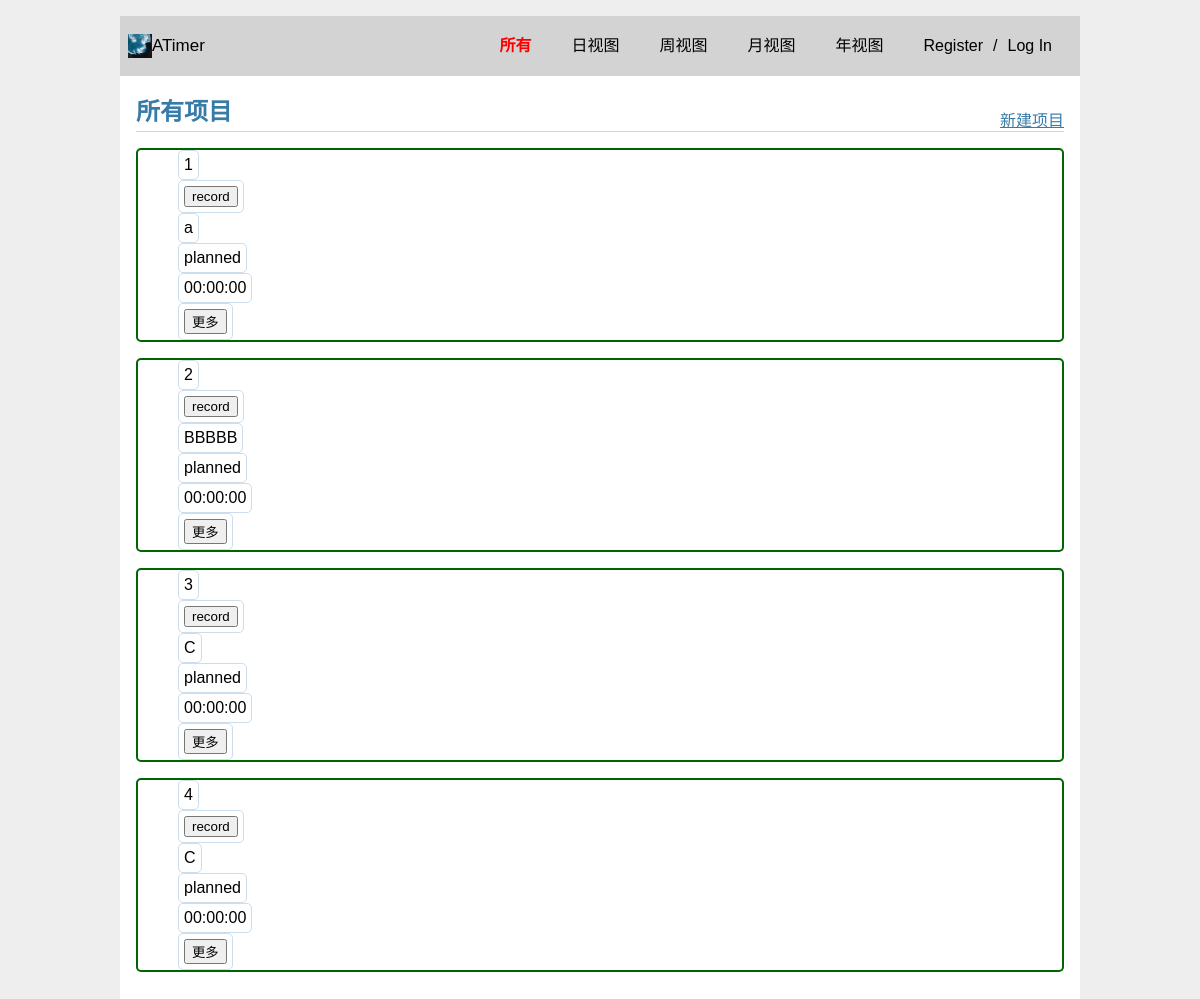
/all, run on an earlier commit of the app's database.
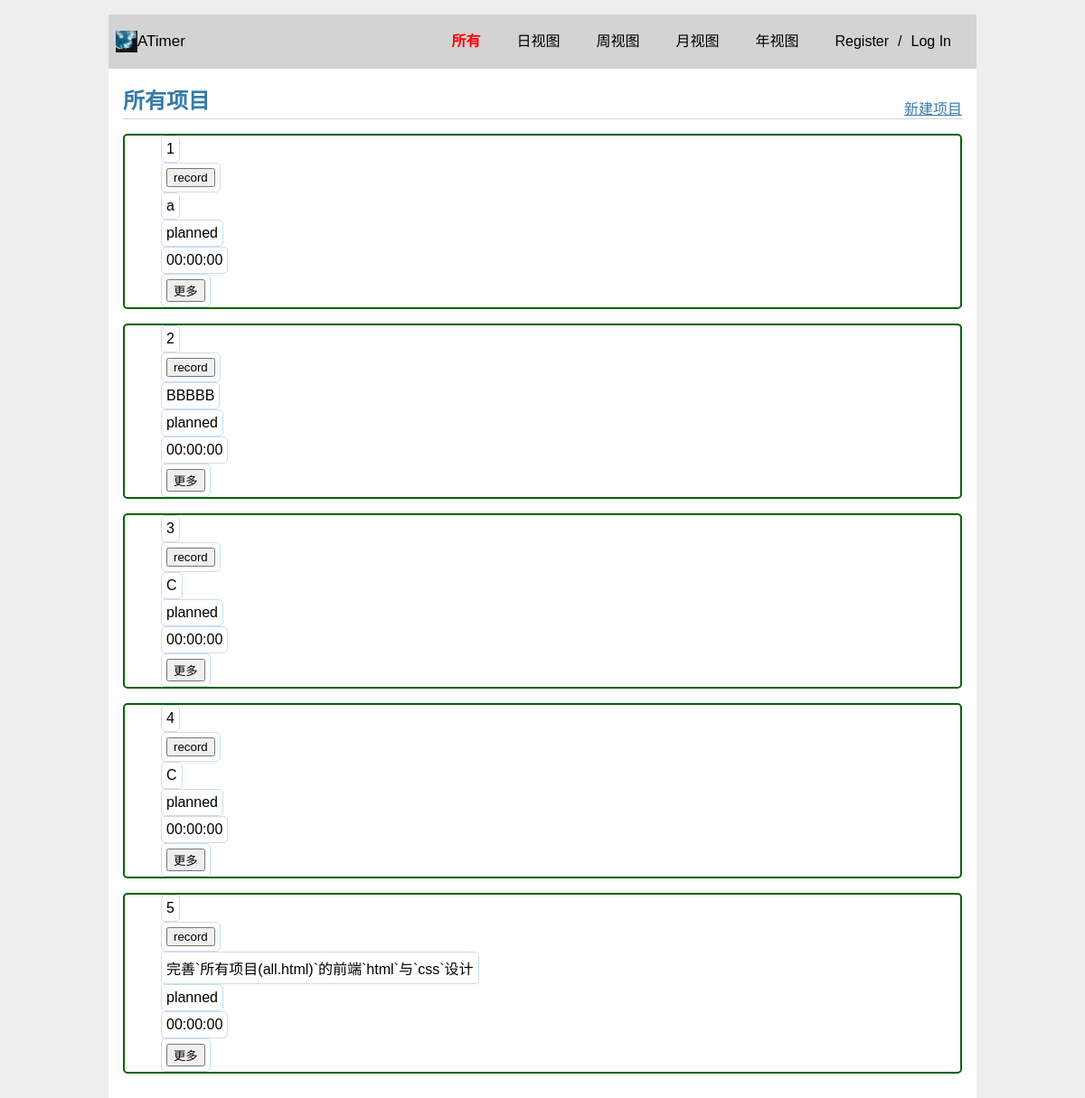
And on a later commit of the database.
### models.py (models this page shows, shortened)
class Project(db.Model):
  __tablename__ = 'projects'  # 数据库表名
  id = db.Column(db.Integer, primary_key=True,autoincrement=True)  # 项目ID，整数类型，主键
  name = db.Column(db.String(64), nullable=False)  # 项目名称，字符串类型，不能为空
  status = db.Column(db.String(64), default="Pause",nullable=False)  # 项目状态，字符串类型，不能为空
  user_id = db.Column(db.Integer, db.ForeignKey('users.id'), nullable=False)  # 项目所属用户ID，整数类型，外键，不能为空
  all_time = db.Column(db.String)
  daily_time = db.Column(JSONEncodedDict, default={})
  weekly_time = db.Column(JSONEncodedDict, default={})
  monthly_time = db.Column(JSONEncodedDict, default={})
  yearly_time = db.Column(JSONEncodedDict, default={})
  records = db.relationship('Record', backref='records', lazy=True)  # 项目和记录之间的关联关系

### views.py (the view)
@bp.route('/all')
def all():
  projects = Project.query.order_by(Project.all_time.desc()).all()
  return render_template('views/all.html',active_page='all',projects=projects,next='all')

### auth.py (called while the page is built)
@bp.before_app_request
def load_logged_in_user():
    user_id = session.get('user_id')
    if user_id is None:
        g.user = None
    else:
        g.user = User.query.get(user_id)

### models.py (called while the page is built)
  def process_result_value(self, value, dialect):
    if value is not None:
      value = json.loads(value)
    return value

### templates/views/all.html (shortened to what this page needs)
{% extends 'base.html' %}
{% block header %}
<h1>所有项目</h1>
<a class="create_project" href="{{ url_for('main.create',next='main.all') }}">新建项目</a>
{% endblock %}
{% block content %}
<div class="container">
  {% for project in projects %}
  <div class="project-card">
    <ul>
      <li class="project-rank">{{ loop.index }}</li>
      <li class="project-timer-button">
        <button class="timer-button" onclick="toggleTimer({{ project.id }})">
          {% if project.active %}
          stop
          {% else  %}
          record
          {% endif %}
        </button>
      <li class="project-name">{{ project.name }}</li>
      <li class="project-status">{{ project.status }}</li>
      <li class="project-total-time">{{ project.all_time }}</li>
      <li class="project-more">
        <button class="more" onclick="">更多</button>
      </li>
    </ul>
  </div>
  {% endfor %}
</div>
{% endblock %}

### templates/base.html (shortened to what this page needs)
<html lang="zh-cn">
<head>
  <link rel="stylesheet" href="{{ url_for('static', filename='css/style.css') }}">
</head>
<body>
{% if g.user %}
{% set username=g.user['username'] %}
{% else %}
  {% set username='' %}
{% endif %}
<nav>
  <a href="{{ url_for('main.index')}}"><img class="logo" alt="Logo" src="{{ url_for('static', filename='images/logo.jpg') }}" ></a>
  <p class="title">ATimer</p>
  <ul class="menu">
    <li class="{% if active_page=='all' %}active{% endif %}"><a class="{% if active_page=='all' %}active{% endif %}" href="{{ url_for('main.all')}}">所有</a></li>
    <li class="{% if active_page=='daily' %}active{% endif %}"><a class="{% if active_page=='daily' %}active{% endif %}" href="{{ url_for('main.daily')}}">日视图</a></li>
    <li class="{% if active_page=='weekly' %}active{% endif %}"><a class="{% if active_page=='weekly' %}active{% endif %}" href="{{ url_for('main.weekly')}}">周视图</a></li>
    <li class="{% if active_page=='monthly' %}active{% endif %}"><a class="{% if active_page=='monthly' %}active{% endif %}" href="{{ url_for('main.monthly')}}">月视图</a></li>
    <li class="{% if active_page=='yearly' %}active{% endif %}"><a class="{% if active_page=='yearly' %}active{% endif %}" href="{{ url_for('main.yearly')}}">年视图</a></li>
    {% if g.user %}
      <li><a href="{{ url_for('auth.profile') }}"><span>{{ g.user['username'] }}</span></a>
      <li><a href="{{ url_for('auth.logout') }}">Log Out</a>
    {% else %}
      <li><a href="{{ url_for('auth.register') }}">Register</a>/<a href="{{ url_for('auth.login') }}">Log In</a>
    {% endif %}
  </ul>
</nav>
<section class="content">
  <header>
    {% block header %}{% endblock %}
  </header>
  {% block content %}{% endblock %}
</section>
</html>

### static/css/style.css (style rules this page uses)
html { font-family: sans-serif; background: #eee; padding: 1rem; }
body { max-width: 960px; margin: 0 auto; background: white; }
h1 { font-family: serif; color: #377ba8; margin: 1rem 0; }
a { color: #377ba8; }
nav { background: lightgray; display: flex; align-items: center; padding: 0 0.5rem; }
nav ul { display: flex; list-style: none; margin: 0; padding: 0; }
nav ul li a, nav ul li span, header .action { display: block; padding: 0.5rem; }
.content { padding: 0 1rem 1rem; }
.content > header { border-bottom: 1px solid lightgray; display: flex; align-items: flex-end; }
.content > header h1 { flex: auto; margin: 1rem 0 0.25rem 0; }
.active { font-weight: bold; color: red; }
.logo { height: 24px; }
.title { font-size: 17px; line-height: 17px; vertical-align: middle; }
.logo, .title { flex-shrink: 0; margin-right: auto; vertical-align: middle; }
.title, .menu li { line-height: 1.5em; }
.menu { margin-left: auto; list-style: none; margin: 0; padding: 0; }
.menu li { display: inline-block; padding: 5px 10px; }
.menu a { display: inline-block; padding: 10px; color: #000; text-decoration: none; }
.menu a.active { color: red; font-weight: bold; }
.project-card ul { list-style: none; display: flex; align-items: left; flex-direction: column; border: 2px solid #006400; border-radius: 5px; }
.project-card li { display: flex; flex-direction: row; padding: 5px; margin: 0 auto 0 0; border: 1px solid #ccddee; border-radius: 5px; position: relative; }

What changed in the data, as far as the page shows it:
added Project: name "完善`所有项目(all.html)`的前端`html`与`css`设计", status "planned", all_time "00:00:00"
